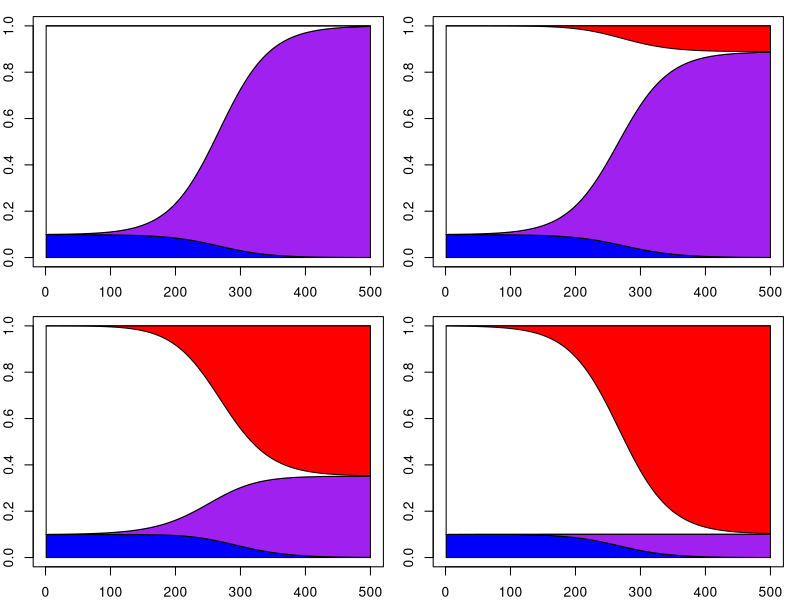
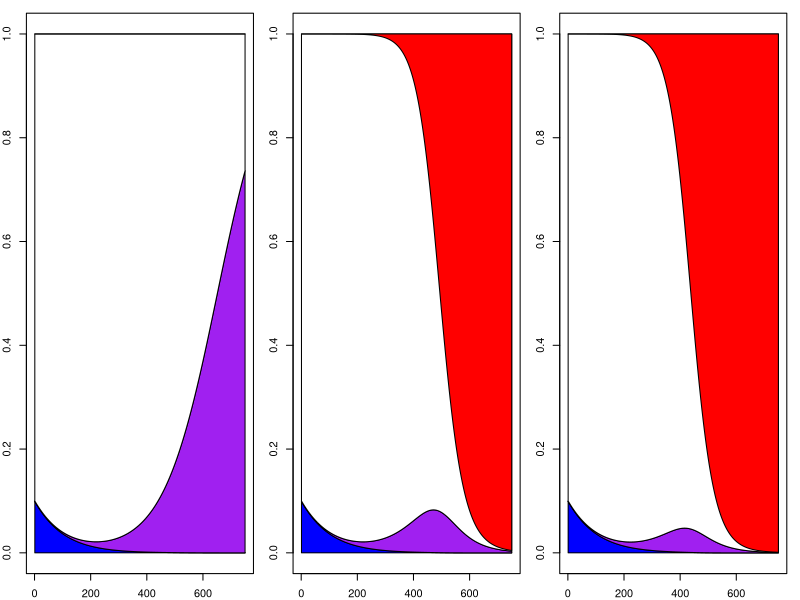
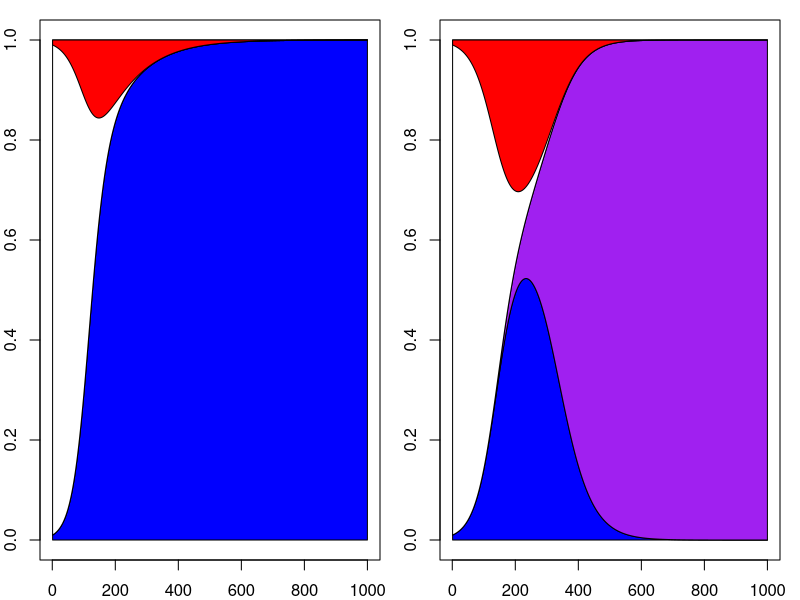
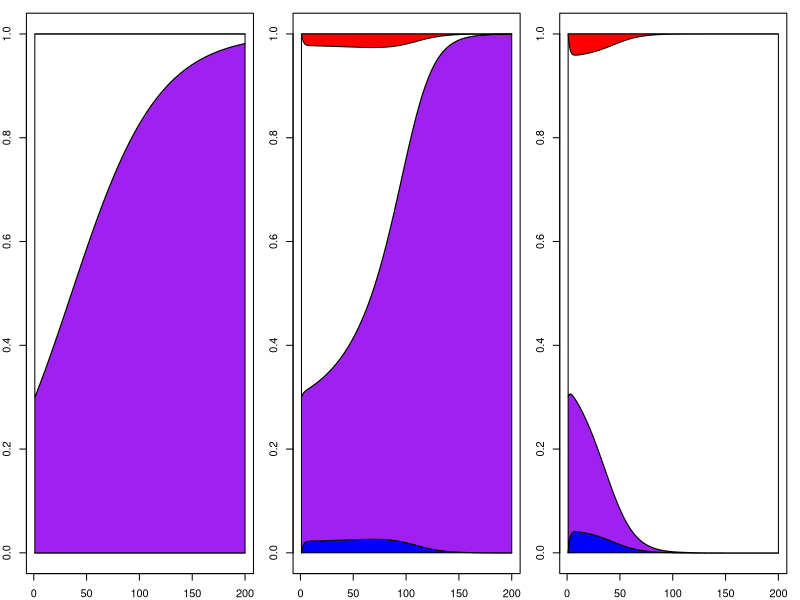

These figures' R source, in order:



two.loc.sims<-function(p,w.mat,r){
	stopifnot(sum(p)==1)
	p.array<-matrix(NA,nrow=n.gens,ncol=4)
	d.array<-NA
	p.array[1,]<-p
	colnames(p.array)<-names(p)
	for(gen in 2:n.gens){
		w.marg<-apply(w.mat,1,function(whap){whap*p}) 
		w.marg<-colSums(w.marg)
		D<-p["AB"] - (p["AB"]+p["Ab"])*(p["AB"]+p["aB"])
		d.array<-c(d.array,D)
		D.vec<- c(-D,+D,+D,-D)
		wbar<-sum(p*w.marg)
		p.new<- (p*w.marg + r*D.vec*w.mat["AB","ab"])/wbar
		p.array[gen,]<-p.new
		p<-p.new
	}
	return(cbind(p.array,d.array))
}

stack.freqs.plot<-function(p.out){
	stacked.freqs<-t(apply(p.out[,c("Ab","AB","ab","aB")],1,cumsum))
	plot(stacked.freqs[,"Ab"],ylim=c(0,1),type="l",xlab="Generations",ylab="Frequencies",cex.lab=1.2)
	my.x<-1:n.gens
	x.polygon<-c(my.x,rev(my.x))
	polygon(x=x.polygon,c(stacked.freqs[,"Ab"],rep(0,n.gens)),col="blue")
	polygon(x=x.polygon,c(stacked.freqs[,"AB"],rev(stacked.freqs[,"Ab"])),col="purple")
	polygon(x=x.polygon,c(stacked.freqs[,"AB"],rev(stacked.freqs[,"aB"])),col="white")
	polygon(x=x.polygon,c(stacked.freqs[,"aB"],rev(stacked.freqs[,"ab"])),col="red")
}


# stack.freqs.plot<-function(p.out,my.order=c("Ab","AB","aB","ab")){
	# cols<-c("white","blue","red","purple")
	# names(cols)<-c("ab","Ab","aB","purple")
	# stacked.freqs<-t(apply(p.out[,c("Ab","AB","ab","aB")],1,cumsum))
	# plot(stacked.freqs[,"Ab"],ylim=c(0,1),type="n",xlab="Generations",ylab="Frequencies",cex.lab=1.2)
	# my.x<-1:n.gens
	# x.polygon<-c(my.x,rev(my.x))
	# polygon(x=x.polygon,c(stacked.freqs[,my.order[1]],rep(0,n.gens)),col=cols[my.order[1]])
	# polygon(x=x.polygon,c(stacked.freqs[,my.order[2]],rev(stacked.freqs[,my.order[1]])),,col=cols[my.order[2]])
	# polygon(x=x.polygon,c(stacked.freqs[,my.order[2]],rev(stacked.freqs[,my.order[3]])),,col=cols[my.order[3]])
	# polygon(x=x.polygon,c(stacked.freqs[,my.order[3]],rev(stacked.freqs[,my.order[4]])),,col=cols[my.order[4]])
# }


###Neutral Hitchhiking
n.gens<-500
p<-  c(0.001,0.099,0,0.9); names(p)<-c("AB","Ab","aB","ab")
#p<-  c(0.4,.1,.1,0.4); names(p)<-c("AB","Ab","aB","ab")
#w.add<-c(1,1,1,1);names(w.add)<-names(p)

w.add<-c(1,0.95,1,0.95);names(w.add)<-names(p)
w.mat<-outer(w.add,w.add,FUN="+")

layout(matrix(1:4,nrow=2,byrow=TRUE))
par(mar=c(2,2,1,1))
p.out<-two.loc.sims(p,w.mat,r=0.000)
stack.freqs.plot(p.out)
#plot(p.out[,"AB"]+p.out[,"Ab"],type="l",ylim=c(0,1))
#lines(p.out[,"AB"]+p.out[,"aB"],col="red")

p.out<-two.loc.sims(p,w.mat,r=0.0005)
stack.freqs.plot(p.out)
#plot(p.out[,"AB"]+p.out[,"Ab"],type="l",ylim=c(0,1))#lines(p.out[,"AB"]+p.out[,"aB"],col="red")

p.out<-two.loc.sims(p,w.mat,r=0.005)
stack.freqs.plot(p.out)
#plot(p.out[,"AB"]+p.out[,"Ab"],type="l",ylim=c(0,1)); lines(p.out[,"AB"]+p.out[,"aB"],col="red")

p.out<-two.loc.sims(p,w.mat,r=0.05)
stack.freqs.plot(p.out)
#plot(p.out[,"AB"]+p.out[,"Ab"],type="l",ylim=c(0,1));lines(p.out[,"AB"]+p.out[,"aB"],col="red")


###Deleterious allele Hitchhiking
n.gens<-750
p<-  c(0.001,0.099,0,0.9); names(p)<-c("AB","Ab","aB","ab")
w.add<-c(0.97,0.93,1,0.95);names(w.add)<-names(p)
w.mat<-outer(w.add,w.add,FUN="+")

layout(t(1:3))
 p.out<-two.loc.sims(p,w.mat,r=0.00);stack.freqs.plot(p.out);
 p.out<-two.loc.sims(p,w.mat,r=0.00005);stack.freqs.plot(p.out);
 p.out<-two.loc.sims(p,w.mat,r=0.0002);stack.freqs.plot(p.out);

##interference
layout(t(1:2))
n.gens<-1000
p<-  c(0.0,0.01,0.01,0.98); names(p)<-c("AB","Ab","aB","ab")
w.add<-c(1.14,1.08,1.06,1);names(w.add)<-names(p)
w.mat<-outer(w.add,w.add,FUN="+")
p.out<-two.loc.sims(p,w.mat,r=0.00)
stack.freqs.plot(p.out)
dev.copy2pdf(file="~/Dropbox/Courses/Popgen_teaching_Notes/figures/Deleterious_Hitchhiking.pdf")

p<-  c(0.0,0.01,0.01,0.98); names(p)<-c("AB","Ab","aB","ab")
w.add<-c(1.1,1.06,1.055,1);names(w.add)<-names(p)
w.mat<-outer(w.add,w.add,FUN="+")
p.out<-two.loc.sims(p,w.mat,r=0.001)
stack.freqs.plot(p.out)
dev.copy2pdf(file="~/Dropbox/Courses/Popgen_teaching_Notes/figures/Interference.pdf")

###synergistic alleles & recom
n.gens<-200
layout(t(1:3))
p<-  c(0.3,0.0,0.0,0.7); names(p)<-c("AB","Ab","aB","ab")
w.add<-c(1.05,0.1,0.1,1.0);names(w.add)<-names(p);w.mat<-outer(w.add,w.add,FUN="+")
p.out<-two.loc.sims(p,w.mat,r=0.00)
stack.freqs.plot(p.out)

p<-  c(0.3,0.0,0.0,0.7); names(p)<-c("AB","Ab","aB","ab")
w.add<-c(1.05,0.1,0.1,1.0);names(w.add)<-names(p);w.mat<-outer(w.add,w.add,FUN="+")
p.out<-two.loc.sims(p,w.mat,r=0.05)
stack.freqs.plot(p.out)


p<-  c(0.3,0.0,0.0,0.7); names(p)<-c("AB","Ab","aB","ab")
w.add<-c(1.05,0.1,0.1,1.0);names(w.add)<-names(p);w.mat<-outer(w.add,w.add,FUN="+")
p.out<-two.loc.sims(p,w.mat,r=0.1)
stack.freqs.plot(p.out)

dev.copy2pdf(file="~/Dropbox/Courses/Popgen_teaching_Notes/figures/synergistic_alleles_recom.pdf")
